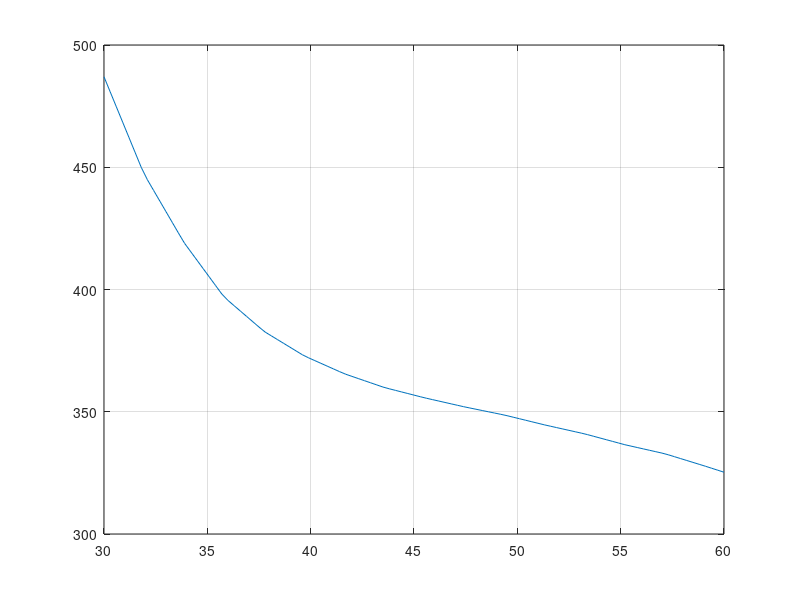
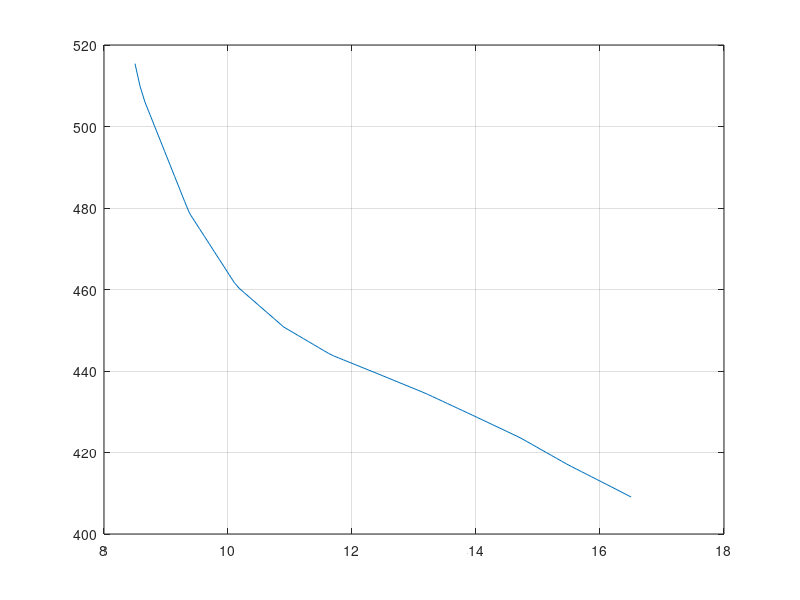

Reproduce these figures in MATLAB, in order.
clear all
clc
close all
A_20=load('B0-y-20.txt');
A_5=load('B0-y-5.txt');
figure(1);
plot(A_20(:,2),A_20(:,4));
grid on;
figure(2);
plot(A_5(:,2),A_5(:,4));
grid on;